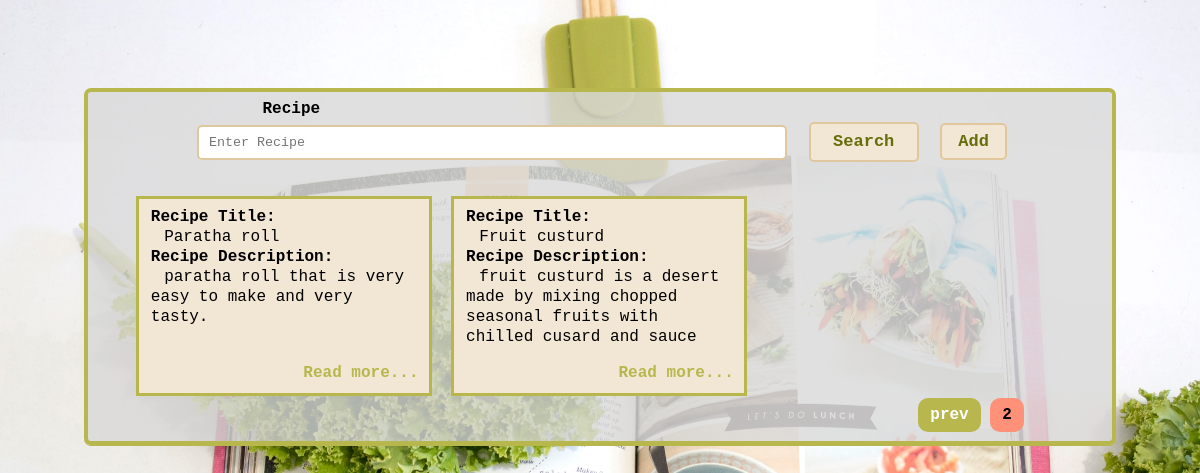
Page /searchRecipe.php?page=2 on the committed database.
### tables this page shows
CREATE TABLE `allrecipe` (
  `id` int(4) NOT NULL,
  `title` varchar(100) NOT NULL,
  `time` int(2) NOT NULL,
  `description` varchar(1000) NOT NULL,
  `ingredients` varchar(500) NOT NULL
);

### searchRecipe.php (the view, shortened to what this page needs)
<?php include("assests/database/connection.php");?>
    <?php
        $query = "SELECT COUNT(id) as count FROM allrecipe";
        $result = mysqli_query($connection, $query);
        $row = mysqli_fetch_assoc($result);
        $records = $row['count'];
        if($records >= 1)
        {
            $page = isset($_GET['page']) ? $_GET['page'] : 1;
            if($page > 0)
            {
            $limit = 6;
            $offset = ceil(($page - 1) * $limit);
            $totalpage = ceil($records/$limit);
            $prev = $page;
            $query = "SELECT id, title, description FROM allrecipe LIMIT $limit OFFSET $offset";
            $result = mysqli_query($connection, $query);
            $output = "";
            foreach($result as $row)
            {
                $description = $row['description'];
                if(strlen($description)>100)
                {
                    $ans = str_split($description,100);
                    $split = $ans[0];
                }
                else
                {
                    $split = $description;
                }
                $output .= " <div class='float'>
                <p>Recipe Title:</p>
                <p class='detail'>{$row['title']}</p>
                <p>Recipe Description:</p>
                <p class='detail'>$split</p>
                <div class='a'><a href='readmore.php?id={$row['id']}' >Read more...</a></div>
            </div>";
            }
            $output .= "<div class='pagination'>";
            if($prev > 1)
            {
                $prev = $prev - 1;
                $output .= " <a href='searchRecipe.php?page=$prev' style='background-color:#b8b74d; color:white; padding:8px 12px; border-radius:10px;'>prev</a>
                ";
            }
            $count = 0;
            for($i = $page; $i <= $totalpage; $i++)
            {
                if($count != 3)
                {
                    if($page == $i)
                    {
                         $active = "background-color:#FE9178; color:black;";
                    }
                    else
                    {
                     $active = "";
                    }
                    $output .= " <a href='searchRecipe.php?page=$i' style='background-color:#b8b74d; color:white; padding:8px 12px; border-radius:10px; $active'>$i</a>
                    ";
                }
                else
                {
                    break;
                }
                $count = $count + 1;
            }
            $output .= "</div>";
            }
        }
        else
        {
             $output = "<p style='text-align:center;  background-color:#F5DAAF; font-size:20px;  padding:5px; max-width:80%; margin:auto; margin-bottom:2.3%;'>No records found<p>";
        }
    ?>
<?php include("includes/header.php");?>
<?php include("includes/search.php");?>
<?php include("includes/footer.php");?>

### assests/main.css (style rules this page uses)
* { margin:0px; padding:0px; font-family: courier,sans-serif;; box-sizing:border-box; font-weight:thicker; }
body { background-image:url("image/recipe.jpg"); background-repeat:no-repeat; background-attachment:fixed; background-size:cover; }
.float { position: relative; margin:1%; width:30.3%; height:200px; overflow:auto; float:left; background-color:#F2E7D5; padding:8px 12px; line-height: 20px; border:3px solid #B8B74D; }
.detail { font-weight:normal; text-indent:5%; }
.float .a { text-align:right; margin-right: 12px; }
.a a { position: absolute; bottom:10px; right:10px; }
a { text-decoration:none; color:#B8B74D; }
.pagination { clear:both; text-align:right; margin-right:8%; margin-bottom:1%; }

### rows in the picture
allrecipe: title "Paratha roll", description "paratha roll that is very easy to make and very tasty."
allrecipe: title "Fruit custurd", description "fruit custurd is a desert made by mixing chopped seasonal fruits with chilled cusard and sauce"
